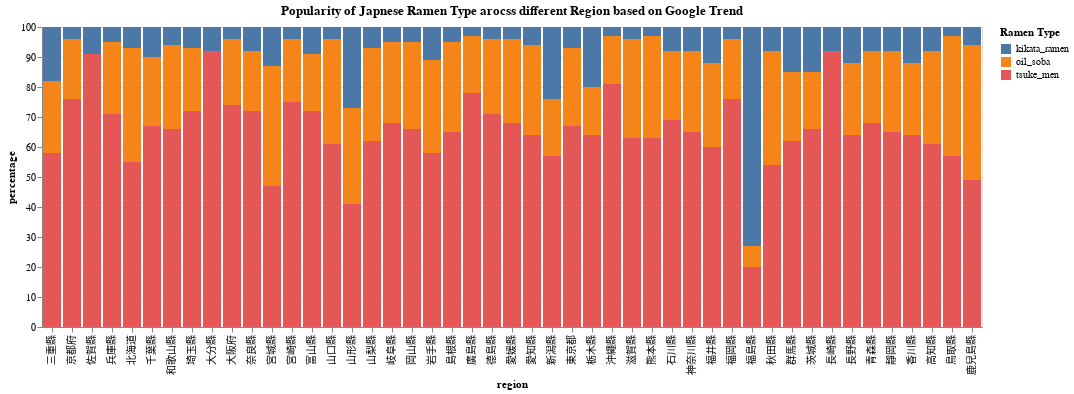

Notebook cell for this chart:
### Code cell
bar = alt.Chart(df_long).mark_bar().encode(
    alt.X('region:N'),
    alt.Y('percentage:Q'),
    color=alt.Color('Soba:N', legend=alt.Legend(title="Ramen Type"))
).properties(title="Popularity of Japnese Ramen Type arocss different Region based on Google Trend")
bar

### Figure 1 — Vega-Lite specification as saved in the notebook (floating-point values rounded to 4 significant figures; data arrays with more than 128 entries replaced by an {"elided": "..."} marker saying what was removed)
{"config": {"view": {"continuousWidth": 400, "continuousHeight": 300}}, "data": {"name": "data-5702bccbdf565b56290acfc8e7512a22"}, "mark": "bar", "encoding": {"color": {"field": "Soba", "legend": {"title": "Ramen Type"}, "type": "nominal"}, "x": {"field": "region", "type": "nominal"}, "y": {"field": "percentage", "type": "quantitative"}}, "title": "Popularity of Japnese Ramen Type arocss different Region based on Google Trend", "$schema": "https://vega.github.io/schema/vega-lite/v4.17.0.json", "datasets": {"data-5702bccbdf565b56290acfc8e7512a22": {"elided": "141 records"}}}
